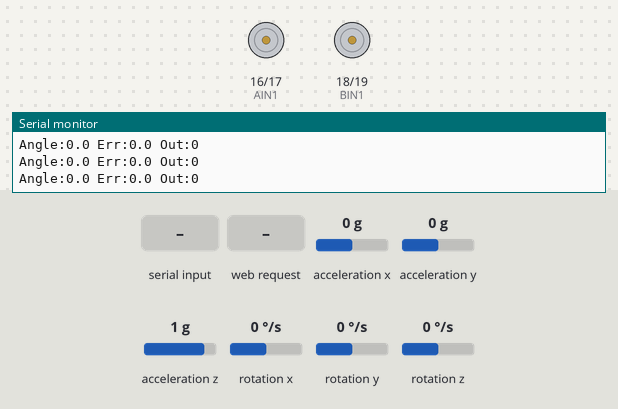
Simulated run of this sketch. Board: ESP32. Parts: motor-driver pin pairs drawn as motors (green arrow = first pin HIGH = forward, orange = second pin HIGH = backward, longer = more drive), the last lines printed to the serial monitor. Wiring (inferred from the names in the program): MPU-6050 motion sensor at I2C address 0x68. The inputs (shaded band) are chosen by the test bench; at power-on: acceleration y 0 g, acceleration z 1 g, acceleration x 0 g, rotation x 0 °/s, rotation y 0 °/s, rotation z 0 °/s.

Above: at 5.2 s.
5.3 s: acceleration y set to -1.4 g
At 6.0 s:
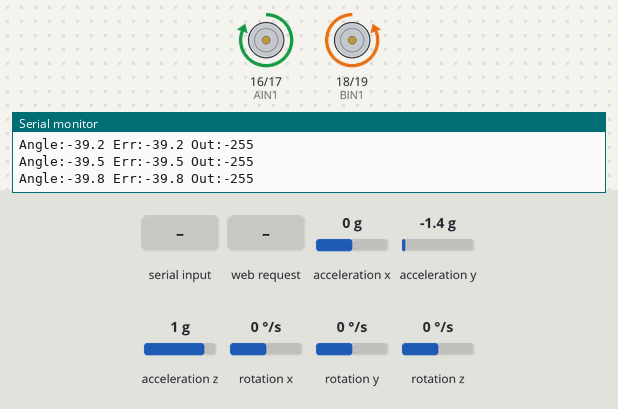
7.7 s: acceleration y set to -1 g
10.4 s: acceleration y set to -0.7 g
At 12.1 s:
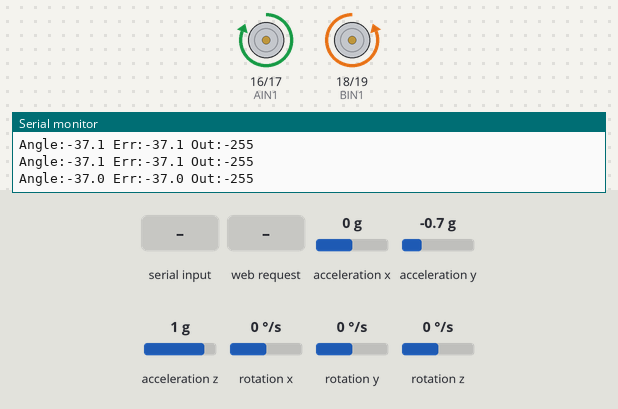
12.7 s: "p,45\n" received over Serial
15.7 s: HTTP request GET /steer?c=120&f=120&t=120 received
At 16.5 s:
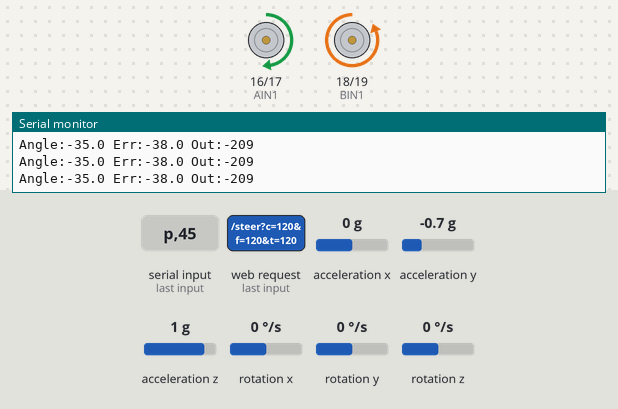
17.2 s: acceleration z set to 0.8 g
At 17.35 s:
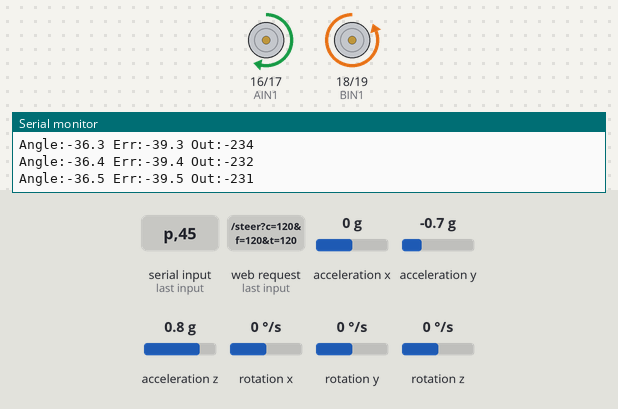
Timing chart, 0 to 24.5 s (numbered marks = the images above; inputs shaded):
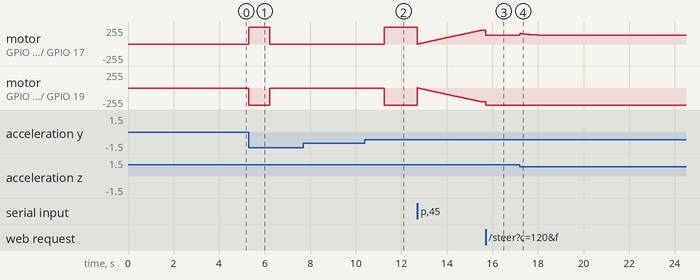

The sketch:

03_inverted_pendulum.ino
```cpp
/*
 * 倒立振子ロボット
 * ESP32 + DRV8833 + MPU6050
 *
 * ESP32 Arduino Core 3.x対応版
 * ライブラリ不要版（直接I2C通信）
 * Wi-Fiアクセスポイント経由でPIDチューニング＆ラジコン操作
 *
 * 接続:
 *   モーター (DRV8833):
 *     GPIO16 → AIN1
 *     GPIO17 → AIN2
 *     GPIO18 → BIN1
 *     GPIO19 → BIN2
 *     3.3V   → STBY
 *
 *   傾きセンサー (MPU6050):
 *     GPIO21 → SDA
 *     GPIO22 → SCL
 *     3.3V   → VCC
 *     GND    → GND
 *
 * 使い方:
 *   1. iPhoneのWi-Fi設定で「BalanceBot」に接続（パスワード: 12345678）
 *   2. Safariで http://192.168.4.1 → PIDチューニング
 *   3. Safariで http://192.168.4.1/rc → ラジコン操作
 */

#include <Wire.h>
#include <WiFi.h>
#include <WebServer.h>

// ========== Wi-Fi AP設定 ==========
const char* AP_SSID = "BalanceBot";
const char* AP_PASS = "12345678";

WebServer server(80);

// ========== MPU6050設定 ==========
#define MPU6050_ADDR 0x68
#define PWR_MGMT_1   0x6B
#define ACCEL_XOUT_H 0x3B
#define WHO_AM_I     0x75

// ========== ピン定義 ==========
#define AIN1 16
#define AIN2 17
#define BIN1 18
#define BIN2 19

// ========== PWM設定 ==========
#define PWM_FREQ 1000
#define PWM_RESOLUTION 8

// ========== PIDパラメータ ==========
float Kp = 42.0;
float Ki = 2.1;
float Kd = 2.5;

// ========== 目標角度 ==========
float targetAngle = 0.0;    // PID画面で設定するバランス点
float baseTargetAngle = 0.0; // バランス点の基準値

// ========== ラジコン操作 ==========
float rcForward = 0.0;   // 前後 -1.0 ~ 1.0 (前進が正)
float rcTurn = 0.0;      // 旋回 -1.0 ~ 1.0 (右が正)
float RC_ANGLE_MAX = 3.0;   // 前後操作で傾ける最大角度
float RC_TURN_SPEED = 80.0; // 旋回時の左右モーター速度差

// ========== センサー・制御変数 ==========
float angle = 0;
float prevAngle = 0;
float integral = 0;
unsigned long prevTime = 0;

const float ALPHA = 0.98;
const int CONTROL_PERIOD_MS = 10;
const float SAFETY_ANGLE = 45.0;

// シリアルコマンド用バッファ
String inputBuffer = "";

// ========== PIDチューニングページ ==========
const char HTML_PAGE[] PROGMEM = R"rawliteral(
<!DOCTYPE html>
<html>
<head>
<meta charset="UTF-8">
<meta name="viewport" content="width=device-width,initial-scale=1">
<title>BalanceBot PID</title>
<style>
body{font-family:sans-serif;margin:16px;background:#1a1a2e;color:#eee}
h2{text-align:center;color:#0ff}
.p{margin:12px 0}
label{display:block;font-size:14px;margin-bottom:2px}
input[type=range]{width:100%}
.v{font-weight:bold;color:#0ff;font-size:18px}
#log{background:#000;color:#0f0;font-family:monospace;font-size:12px;
  height:150px;overflow-y:auto;padding:8px;border-radius:4px;margin-top:12px;
  white-space:pre}
button{background:#0ff;color:#000;border:none;padding:8px 16px;
  border-radius:4px;font-size:14px;margin:4px;cursor:pointer}
button:active{background:#099}
.nav{text-align:center;margin-bottom:12px}
.nav a{color:#0ff;font-size:16px}
</style>
</head>
<body>
<div class="nav"><a href="/rc">RC Mode &gt;&gt;</a></div>
<h2>PID Tuning</h2>
<div class="p">
  <label>Kp: <span id="vp" class="v">42.00</span></label>
  <input type="range" id="sp" min="0" max="100" step="0.5" value="42"
    oninput="document.getElementById('vp').textContent=this.value;send('P'+this.value)">
</div>
<div class="p">
  <label>Ki: <span id="vi" class="v">2.10</span></label>
  <input type="range" id="si" min="0" max="10" step="0.1" value="2.1"
    oninput="document.getElementById('vi').textContent=this.value;send('I'+this.value)">
</div>
<div class="p">
  <label>Kd: <span id="vd" class="v">2.50</span></label>
  <input type="range" id="sd" min="0" max="20" step="0.1" value="2.5"
    oninput="document.getElementById('vd').textContent=this.value;send('D'+this.value)">
</div>
<div class="p">
  <label>Target Angle: <span id="vt" class="v">0.00</span></label>
  <input type="range" id="st" min="-10" max="10" step="0.1" value="0"
    oninput="document.getElementById('vt').textContent=this.value;send('T'+this.value)">
</div>
<button onclick="send('S')">Show</button>
<div id="log"></div>
<script>
var es;
function init(){
  es=new EventSource('/events');
  es.onmessage=function(e){
    var d=document.getElementById('log');
    d.textContent+=e.data+'\n';
    if(d.childNodes.length>200)d.textContent=d.textContent.split('\n').slice(-100).join('\n');
    d.scrollTop=d.scrollHeight;
  };
}
function send(c){fetch('/cmd?c='+encodeURIComponent(c));}
init();
</script>
</body>
</html>
)rawliteral";

// ========== ラジコン操作ページ ==========
const char RC_PAGE[] PROGMEM = R"rawliteral(
<!DOCTYPE html>
<html>
<head>
<meta charset="UTF-8">
<meta name="viewport" content="width=device-width,initial-scale=1,user-scalable=no">
<title>BalanceBot RC</title>
<style>
*{box-sizing:border-box;-webkit-user-select:none;user-select:none}
body{font-family:sans-serif;margin:0;padding:16px;background:#1a1a2e;color:#eee;
  overflow:hidden;touch-action:none}
h2{text-align:center;color:#0ff;margin:8px 0}
.nav{text-align:center;margin-bottom:8px}
.nav a{color:#0ff;font-size:16px}
#status{text-align:center;font-size:14px;color:#0f0;margin:4px 0}
#pad{position:relative;width:280px;height:280px;margin:16px auto;
  background:radial-gradient(circle,#223 0%,#112 100%);
  border:2px solid #0ff;border-radius:50%}
#stick{position:absolute;width:70px;height:70px;background:radial-gradient(circle,#0ff,#066);
  border-radius:50%;left:105px;top:105px;pointer-events:none;
  box-shadow:0 0 15px #0ff}
#arrows{position:absolute;width:100%;height:100%;top:0;left:0;pointer-events:none}
#arrows span{position:absolute;font-size:24px;color:rgba(0,255,255,0.3)}
#au{top:12px;left:50%;transform:translateX(-50%)}
#ad{bottom:12px;left:50%;transform:translateX(-50%)}
#al{left:12px;top:50%;transform:translateY(-50%)}
#ar{right:12px;top:50%;transform:translateY(-50%)}
#info{text-align:center;font-size:13px;margin-top:8px;color:#888}
</style>
</head>
<body>
<div class="nav"><a href="/">&lt;&lt; PID Tuning</a></div>
<h2>RC Mode</h2>
<div id="status">Angle: -- | Output: --</div>
<div id="pad">
  <div id="arrows">
    <span id="au">&uarr;</span>
    <span id="ad">&darr;</span>
    <span id="al">&larr;</span>
    <span id="ar">&rarr;</span>
  </div>
  <div id="stick"></div>
</div>
<div id="info">Drag to move</div>
<script>
var pad=document.getElementById('pad');
var stick=document.getElementById('stick');
var cx=140,cy=140,maxR=105;
var touching=false,tid=null;
var curFwd=0,curTurn=0;

function pos(px,py){
  var dx=px-cx,dy=py-cy;
  var dist=Math.sqrt(dx*dx+dy*dy);
  if(dist>maxR){dx=dx/dist*maxR;dy=dy/dist*maxR;}
  stick.style.left=(cx+dx-35)+'px';
  stick.style.top=(cy+dy-35)+'px';
  curFwd=(-dy/maxR);
  curTurn=(dx/maxR);
  curFwd=Math.round(curFwd*100)/100;
  curTurn=Math.round(curTurn*100)/100;
}

function reset(){
  stick.style.left='105px';stick.style.top='105px';
  curFwd=0;curTurn=0;
  sendRC();
}

function sendRC(){fetch('/steer?f='+curFwd+'&t='+curTurn);}

function getXY(e){
  var r=pad.getBoundingClientRect();
  var t=e.touches?e.touches[0]:e;
  return{x:t.clientX-r.left,y:t.clientY-r.top};
}

pad.addEventListener('touchstart',function(e){
  e.preventDefault();touching=true;
  var p=getXY(e);pos(p.x,p.y);sendRC();
  if(!tid)tid=setInterval(sendRC,100);
});
pad.addEventListener('touchmove',function(e){
  e.preventDefault();if(!touching)return;
  var p=getXY(e);pos(p.x,p.y);
});
pad.addEventListener('touchend',function(e){
  e.preventDefault();touching=false;reset();
  if(tid){clearInterval(tid);tid=null;}
});
pad.addEventListener('mousedown',function(e){
  touching=true;var p=getXY(e);pos(p.x,p.y);sendRC();
  if(!tid)tid=setInterval(sendRC,100);
});
document.addEventListener('mousemove',function(e){
  if(!touching)return;var p=getXY(e);pos(p.x,p.y);
});
document.addEventListener('mouseup',function(){
  if(!touching)return;touching=false;reset();
  if(tid){clearInterval(tid);tid=null;}
});

var es=new EventSource('/events');
es.onmessage=function(e){document.getElementById('status').textContent=e.data;};
</script>
</body>
</html>
)rawliteral";

// SSE クライアント
WiFiClient sseClient;
bool sseConnected = false;

void processCommand(String cmd) {
  cmd.trim();
  if (cmd.length() == 0) return;

  char type = cmd.charAt(0);
  float val = cmd.substring(1).toFloat();

  switch (type) {
    case 'P': case 'p': Kp = val; break;
    case 'I': case 'i': Ki = val; break;
    case 'D': case 'd': Kd = val; break;
    case 'T': case 't': baseTargetAngle = val; break;
    case 'S': case 's': break;
    default:
      Serial.println("Unknown command");
      return;
  }
  integral = 0;
  Serial.println("--- Current PID ---");
  Serial.print("  Kp="); Serial.println(Kp, 2);
  Serial.print("  Ki="); Serial.println(Ki, 2);
  Serial.print("  Kd="); Serial.println(Kd, 2);
  Serial.print("  target="); Serial.println(baseTargetAngle, 2);
}

void sendSSE(const String &data) {
  if (sseConnected && sseClient.connected()) {
    sseClient.print("data: ");
    sseClient.println(data);
    sseClient.println();
  } else {
    sseConnected = false;
  }
}

// Webサーバーハンドラ
void handleRoot() {
  server.send(200, "text/html", HTML_PAGE);
}

void handleRC() {
  server.send(200, "text/html", RC_PAGE);
}

void handleCmd() {
  if (server.hasArg("c")) {
    processCommand(server.arg("c"));
  }
  server.send(200, "text/plain", "OK");
}

void handleSteer() {
  if (server.hasArg("f")) rcForward = constrain(server.arg("f").toFloat(), -1.0, 1.0);
  if (server.hasArg("t")) rcTurn = constrain(server.arg("t").toFloat(), -1.0, 1.0);
  server.send(200, "text/plain", "OK");
}

void handleEvents() {
  sseClient = server.client();
  sseClient.println("HTTP/1.1 200 OK");
  sseClient.println("Content-Type: text/event-stream");
  sseClient.println("Cache-Control: no-cache");
  sseClient.println("Connection: keep-alive");
  sseClient.println("Access-Control-Allow-Origin: *");
  sseClient.println();
  sseClient.clear();
  sseConnected = true;
}

void setup() {
  Serial.begin(115200);
  delay(1000);
  Serial.println("Inverted Pendulum Start!");

  // Wi-Fi AP起動
  WiFi.softAP(AP_SSID, AP_PASS);
  Serial.print("Wi-Fi AP: ");
  Serial.println(AP_SSID);
  Serial.print("IP: ");
  Serial.println(WiFi.softAPIP());

  // Webサーバー設定
  server.on("/", handleRoot);
  server.on("/rc", handleRC);
  server.on("/cmd", handleCmd);
  server.on("/steer", handleSteer);
  server.on("/events", handleEvents);
  server.begin();

  // I2C初期化（PWMより先に行う）
  Wire.begin(21, 22);

  // MPU6050の存在確認
  Serial.println("Initializing MPU6050...");
  Wire.beginTransmission(MPU6050_ADDR);
  Wire.write(WHO_AM_I);
  Wire.endTransmission(false);
  Wire.requestFrom(MPU6050_ADDR, 1);

  if (Wire.available()) {
    byte whoami = Wire.read();
    Serial.print("WHO_AM_I: 0x");
    Serial.println(whoami, HEX);

    if (whoami == 0x68 || whoami == 0x70 || whoami == 0x98 || whoami == 0x71) {
      Serial.println("MPU6050 OK!");
    } else {
      Serial.println("Unknown device, but trying anyway...");
    }
  } else {
    Serial.println("MPU6050 not responding!");
    while (1);
  }

  // MPU6050をスリープ解除
  Wire.beginTransmission(MPU6050_ADDR);
  Wire.write(PWR_MGMT_1);
  Wire.write(0x00);
  Wire.endTransmission();

  // PWM設定
  ledcAttach(AIN1, PWM_FREQ, PWM_RESOLUTION);
  ledcAttach(AIN2, PWM_FREQ, PWM_RESOLUTION);
  ledcAttach(BIN1, PWM_FREQ, PWM_RESOLUTION);
  ledcAttach(BIN2, PWM_FREQ, PWM_RESOLUTION);

  stopMotors();

  Serial.println("Place robot upright and wait...");
  delay(3000);

  prevTime = millis();
  Serial.println("GO!");
  Serial.println("Connect to Wi-Fi 'BalanceBot' (pass: 12345678)");
  Serial.println("  PID:  http://192.168.4.1");
  Serial.println("  RC:   http://192.168.4.1/rc");
}

// デバッグ出力の間引き用
unsigned long lastSSETime = 0;
const int SSE_INTERVAL_MS = 100;

void loop() {
  // Webサーバー処理
  server.handleClient();

  // シリアルコマンド受信（USB）
  while (Serial.available()) {
    char c = Serial.read();
    if (c == '\n' || c == '\r') {
      processCommand(inputBuffer);
      inputBuffer = "";
    } else {
      inputBuffer += c;
    }
  }

  unsigned long currentTime = millis();

  // 制御周期チェック
  if (currentTime - prevTime < CONTROL_PERIOD_MS) {
    return;
  }

  float dt = (currentTime - prevTime) / 1000.0;
  prevTime = currentTime;

  // ========== ラジコン操作を目標角度に反映 ==========
  targetAngle = baseTargetAngle + rcForward * RC_ANGLE_MAX;

  // ========== 角度取得 ==========
  Wire.beginTransmission(MPU6050_ADDR);
  Wire.write(ACCEL_XOUT_H);
  Wire.endTransmission(false);
  Wire.requestFrom(MPU6050_ADDR, 14);

  int16_t ax = (Wire.read() << 8) | Wire.read();
  int16_t ay = (Wire.read() << 8) | Wire.read();
  int16_t az = (Wire.read() << 8) | Wire.read();
  int16_t temp = (Wire.read() << 8) | Wire.read();
  int16_t gx = (Wire.read() << 8) | Wire.read();
  int16_t gy = (Wire.read() << 8) | Wire.read();
  int16_t gz = (Wire.read() << 8) | Wire.read();

  float accelAngle = atan2(ay, az) * 180.0 / PI;
  float gyroRate = gx / 131.0;
  angle = ALPHA * (angle + gyroRate * dt) + (1.0 - ALPHA) * accelAngle;

  // ========== 安全チェック ==========
  if (abs(angle - targetAngle) > SAFETY_ANGLE) {
    stopMotors();
    Serial.println("!! SAFETY STOP !!");
    sendSSE("!! SAFETY STOP !!");
    delay(500);
    return;
  }

  // ========== PID制御 ==========
  float error = angle - targetAngle;

  integral += error * dt;
  integral = constrain(integral, -100, 100);

  float derivative = (angle - prevAngle) / dt;
  prevAngle = angle;

  float output = Kp * error + Ki * integral + Kd * derivative;
  int motorPWM = constrain((int)output, -255, 255);

  // ========== 旋回を加える ==========
  int turnOffset = (int)(rcTurn * RC_TURN_SPEED);
  int motorA = constrain(-motorPWM - turnOffset, -255, 255);
  int motorB = constrain( motorPWM - turnOffset, -255, 255);

  // ========== モーター駆動 ==========
  setMotors(motorA, motorB);

  // ========== デバッグ出力 ==========
  String dbg = "Angle:" + String(angle, 1) + " Err:" + String(error, 1) + " Out:" + String(motorPWM);
  Serial.println(dbg);

  if (currentTime - lastSSETime >= SSE_INTERVAL_MS) {
    sendSSE(dbg);
    lastSSETime = currentTime;
  }
}

void setMotors(int speedA, int speedB) {
  if (speedA >= 0) {
    ledcWrite(AIN1, speedA);
    ledcWrite(AIN2, 0);
  } else {
    ledcWrite(AIN1, 0);
    ledcWrite(AIN2, -speedA);
  }

  if (speedB >= 0) {
    ledcWrite(BIN1, speedB);
    ledcWrite(BIN2, 0);
  } else {
    ledcWrite(BIN1, 0);
    ledcWrite(BIN2, -speedB);
  }
}

void stopMotors() {
  ledcWrite(AIN1, 0);
  ledcWrite(AIN2, 0);
  ledcWrite(BIN1, 0);
  ledcWrite(BIN2, 0);
}
```

Measured:
- after the input at 5.3 s, motor on GPIO 16 (AIN1) / GPIO 17 (AIN2): stopped → forward 255/255 at once, → stopped 0.92 s later; motor on GPIO 18 (BIN1) / GPIO 19 (BIN2): stopped → backward 255/255 at once, → stopped 0.92 s later
- after the input at 10.4 s, motor on GPIO 16 (AIN1) / GPIO 17 (AIN2): stopped → forward 255/255 after 0.85 s; motor on GPIO 18 (BIN1) / GPIO 19 (BIN2): stopped → backward 255/255 after 0.85 s
- after the input at 15.7 s, motor on GPIO 16 (AIN1) / GPIO 17 (AIN2): forward 208/255 → forward 128/255 at once; motor on GPIO 18 (BIN1) / GPIO 19 (BIN2): backward 208/255 → backward 255/255 at once
